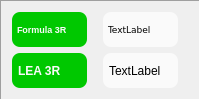
          <widget class="QFrame" name="frame_16">
           <property name="frameShape">
            <enum>QFrame::Panel</enum>
           </property>
           <property name="frameShadow">
            <enum>QFrame::Sunken</enum>
           </property>
           <layout class="QGridLayout" name="gridLayout_18">
            <item row="0" column="0">
             <widget class="QLabel" name="tFomula3R_Label">
              <property name="font">
               <font>
                <pointsize>7</pointsize>
                <weight>75</weight>
                <bold>true</bold>
               </font>
              </property>
              <property name="styleSheet">
               <string notr="true">QLabel {background-color: #00c800;
color: #fafafa;
border: 0px solid grey;
border-radius: 8px;
padding: 3px;
margin-right: 10px}</string>
              </property>
              <property name="text">
               <string>Formula 3R</string>
              </property>
             </widget>
            </item>
            <item row="0" column="1">
             <widget class="QLabel" name="Formula3R_Label">
              <property name="font">
               <font>
                <family>Verdana</family>
                <pointsize>7</pointsize>
               </font>
              </property>
              <property name="styleSheet">
               <string notr="true">QLabel {background-color: #fafafa}
QLabel {color: #000000}
QLabel {border: 0px solid grey}
QLabel {border-radius: 8px}
QLabel {padding: 3px}
QLabel {margin-right: 10px}</string>
              </property>
              <property name="text">
               <string>TextLabel</string>
              </property>
             </widget>
            </item>
            <item row="1" column="0">
             <widget class="QLabel" name="tLEA3R_label">
              <property name="font">
               <font>
                <weight>75</weight>
                <bold>true</bold>
               </font>
              </property>
              <property name="styleSheet">
               <string notr="true">QLabel {background-color: #00c800;
color: #fafafa;
border: 0px solid grey;
border-radius: 8px;
padding: 3px;
margin-right: 10px}</string>
              </property>
              <property name="text">
               <string>LEA 3R</string>
              </property>
             </widget>
            </item>
            <item row="1" column="1">
             <widget class="QLabel" name="LEA3R_label">
              <property name="styleSheet">
               <string notr="true">QLabel {background-color: #fafafa}
QLabel {color: #000000}
QLabel {border: 0px solid grey}
QLabel {border-radius: 8px}
QLabel {padding: 3px}
QLabel {margin-right: 10px}</string>
              </property>
              <property name="text">
               <string>TextLabel</string>
              </property>
             </widget>
            </item>
           </layout>
          </widget>
